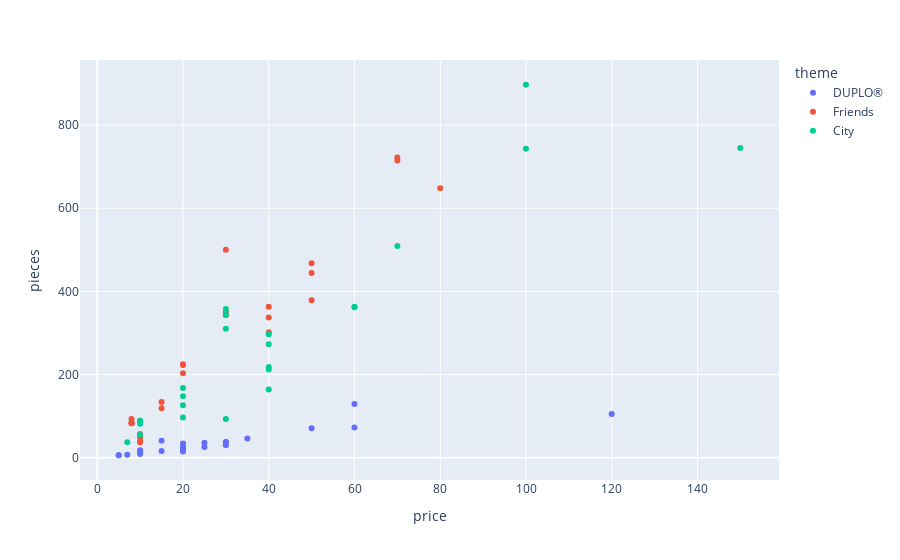

Here is the notebook cell this chart was saved with:
### Markdown cell above
## (a) Make a scatter plot of the number of pieces vs the price. Color the data by the lego theme and add the set name as your hover_data.

### Code cell
px.scatter(DF,
           x = 'price', 
           y = 'pieces',
           color = 'theme',
           hover_data = 'set_name')

### Figure 1 — Plotly figure (JSON) as saved in the notebook; plotly's stock layout.template omitted (floating-point values rounded to 4 significant figures)
{"data": [{"customdata": [["My First Ladybird"], ["My First Race Car"], ["My First Celebration"], ["Large Playground Brick Box"], ["Farmers' Market"], ["Farm Animals"], ["Train Bridge and Tracks"], ["Cargo Train"], ["Spider-Man & Hulk Adventures"], ["Rapunzel's Tower"], ["Train Tracks"], ["My First Fun Puzzle"], ["My First Car Creations"], ["Fire Truck"], ["Baby Animals"], ["Tropical Island"], ["Plane"], ["Submarine Adventure"], ["Alphabet Truck"], ["Tow Truck"], ["Super Heroes Lab"], ["Bedroom"], ["Pizza Stand"], ["Bakery"], ["Modular Playhouse"]], "hovertemplate": "theme=DUPLO®<br>price=%{x}<br>pieces=%{y}<br>set_name=%{customdata[0]}<extra></extra>", "legendgroup": "DUPLO®", "marker": {"color": "#636efa", "symbol": "circle"}, "mode": "markers", "name": "DUPLO®", "orientation": "v", "showlegend": true, "type": "scatter", "x": [4.99, 4.99, 14.99, 49.99, 19.99, 9.99, 24.99, 120.0, 29.99, 29.99, 19.99, 19.99, 19.99, 19.99, 9.99, 59.99, 9.99, 19.99, 24.99, 6.99, 29.99, 14.99, 9.99, 34.99, 59.99], "xaxis": "x", "y": [6, 6, 41, 71, 26, 16, 26, 105, 38, 37, 23, 15, 34, 21, 9, 73, 12, 24, 36, 7, 30, 16, 18, 46, 129], "yaxis": "y"}, {"customdata": [["Stephanie's Soccer Practice"], ["Olivia's Mission Vehicle"], ["Mia's Tree House"], ["Friendship House"], ["Friends Advent Calendar"], ["Stephanie's Heart Box"], ["Mia's Heart Box"], ["Mia's Forest Adventures"], ["Stephanie's Obstacle Course"], ["Mia's House"], ["Andrea's Pool Party"], ["Turtles Rescue Mission"], ["Dolphins Rescue Mission"], ["Andrea's Summer Heart Box"], ["Olivia's Summer Heart Box"], ["Heartlake City Hospital"], ["Puppy Playground"], ["Andrea's Play Cube - Singer"], ["Mia's Play Cube - Veterinarian"], ["Mia's Play Cube - Cinema"], ["Baby Elephant Jungle Rescue"], ["Tiger Hot Air Balloon Jungle Rescue"], ["Jungle Rescue Base"], ["Emma's Fashion Shop"], ["Beach House"]], "hovertemplate": "theme=Friends<br>price=%{x}<br>pieces=%{y}<br>set_name=%{customdata[0]}<extra></extra>", "legendgroup": "Friends", "marker": {"color": "#EF553B", "symbol": "circle"}, "mode": "markers", "name": "Friends", "orientation": "v", "showlegend": true, "type": "scatter", "x": [14.99, 19.99, 29.99, 69.99, 29.99, 7.99, 7.99, 14.99, 39.99, 69.99, 49.99, 19.99, 39.99, 7.99, 7.99, 49.99, 9.99, 9.99, 9.99, 9.99, 19.99, 39.99, 79.99, 29.99, 49.99], "xaxis": "x", "y": [119, 223, 351, 722, 500, 85, 83, 134, 337, 715, 468, 225, 363, 83, 93, 379, 57, 49, 40, 37, 203, 302, 648, 343, 444], "yaxis": "y"}, {"customdata": [["Off-Road Chase"], ["Mountain Fugitives"], ["Dirt Road Pursuit"], ["Pickup & Caravan"], ["Heavy Cargo Transport"], ["Mining Team"], ["People Pack - Outdoor Adventures"], ["Parachute Arrest"], ["Dock Side Fire"], ["Fire Station"], ["Fire Plane"], ["Construction Loader"], ["Diving Yacht"], ["Harvester Transport"], ["Mars Research Shuttle"], ["Police Helicopter Chase"], ["Police Monster Truck Heist"], ["Police Station"], ["Fire Helicopter Response"], ["Street Sweeper"], ["Monster Truck"], ["Construction Bulldozer"], ["Tuning Workshop"], ["Ocean Exploration Ship"], ["Safari Off-Roader"]], "hovertemplate": "theme=City<br>price=%{x}<br>pieces=%{y}<br>set_name=%{customdata[0]}<extra></extra>", "legendgroup": "City", "marker": {"color": "#00cc96", "symbol": "circle"}, "mode": "markers", "name": "City", "orientation": "v", "showlegend": true, "type": "scatter", "x": [6.99, 9.99, 39.99, 29.99, 29.99, 9.99, 39.99, 39.99, 19.99, 69.99, 59.99, 9.99, 19.99, 29.99, 39.99, 39.99, 59.99, 99.99, 29.99, 9.99, 9.99, 19.99, 99.99, 150.0, 19.99], "xaxis": "x", "y": [37, 88, 297, 344, 310, 82, 164, 218, 97, 509, 363, 88, 148, 358, 273, 212, 362, 743, 93, 89, 55, 126, 897, 745, 168], "yaxis": "y"}], "layout": {"legend": {"title": {"text": "theme"}, "tracegroupgap": 0}, "margin": {"t": 60}, "xaxis": {"anchor": "y", "domain": [0, 1], "title": {"text": "price"}}, "yaxis": {"anchor": "x", "domain": [0, 1], "title": {"text": "pieces"}}}}
